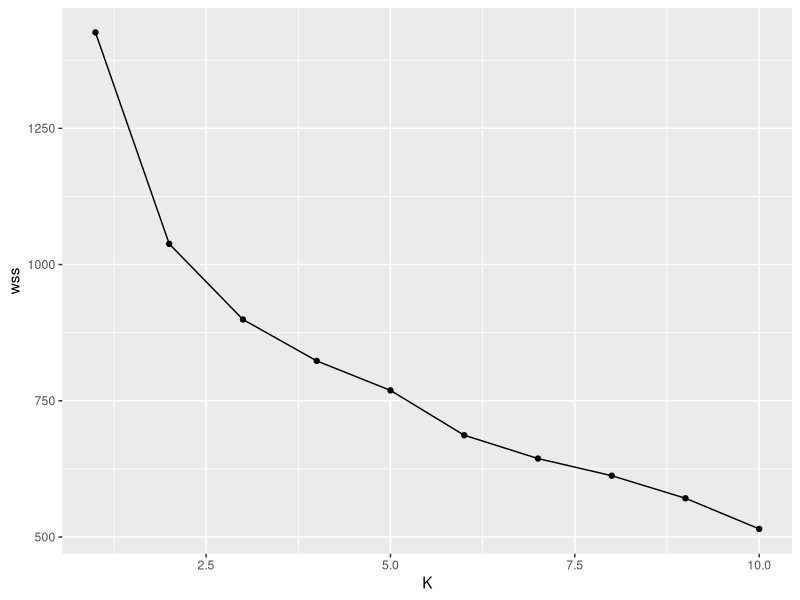
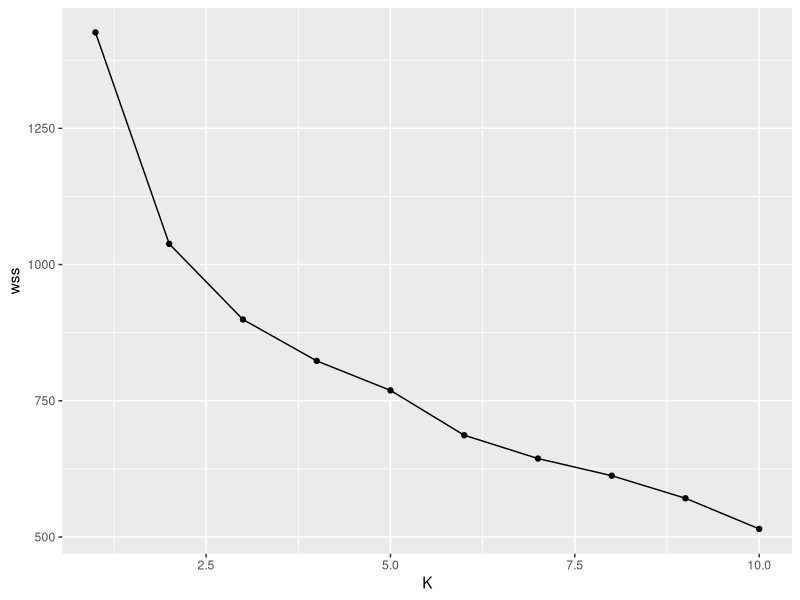

The R source for these figures, in order:
## ---- chunk 1
knitr::opts_chunk$set(echo = TRUE)
## ---- chunk 2
library(ggplot2)
coords_df <- read.csv(
  "avg_team_data.csv",
  header=TRUE
)

#Remove variables not to be included in kmeans
kmeans_df <- coords_df[,-c(1:6,ncol(coords_df))]
#Scale data
kmeans_df <- scale(kmeans_df)


#Find k that minimizes within sum of squares (wss)

#Store wss for each k value
wss <- list()
for (i in 1:10) {
  # Fit the model: km.out
  kmeans_wss <- kmeans(kmeans_df, centers = i)$tot.withinss
  # Save the within cluster sum of squares
  wss[[i]] <- kmeans_wss
  
  
  
}


#Scree plot
scree_df <-  data.frame(wss=unlist(wss), k=1:10)

kmeans_scree <- ggplot(scree_df, aes(x = k, y = wss)) +
    geom_point()+
    geom_line() +
    xlab('K')
kmeans_scree
ggsave("kmeans_scree.png")

## ---- chunk 3
set.seed(42)
k5 <- kmeans(kmeans_df, centers = 5, nstart = 20)
k5$size
#Add clusters to df
coords_df$cluster5 <- as.factor(k5$cluster)
write.csv(coords_df, "avg_team_data_kmeans.csv")

